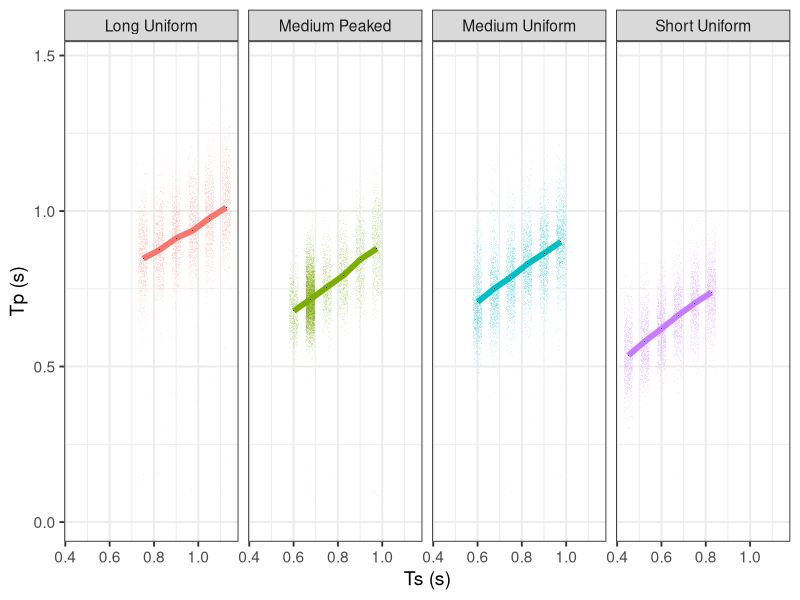
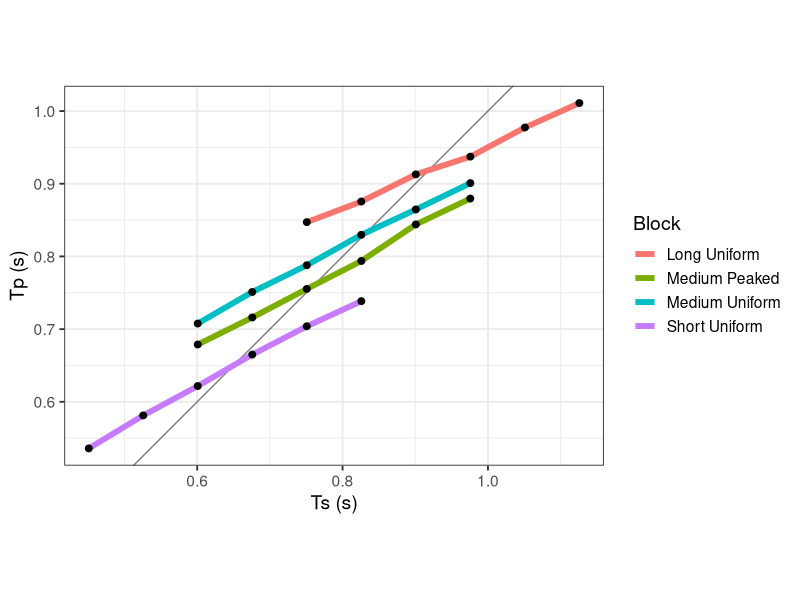

R code for these plots, in order:
# Analysis of the data from Acerbi et al. (2012)
# Cognitive Modelling: Basic Principles and Methods 20/21

library(data.table)
library(dplyr)
library(ggplot2)

theme_set(theme_bw(base_size = 14))


# Load and prepare data ---------------------------------------------------
d <- fread("AllData.csv")

str(d)

# There are some rows with missing data, so let's remove those
d[which(is.na(d)),]
d <- na.omit(d)

# Fix column types
d[, Subject := as.factor(Subject)]

# The presented intervals (int) include noise
# For the analysis, make a discrete version
d[, int_d := mean(int), by = .(Block, stim)]

d[,exp:="Exp1"]
d[grep("Medium",d$Block),exp:="Exp2"]

# Plot data ---------------------------------------------------------------

# Calculate average production times
d_avg <- d[, .(resp_subj = mean(resp)), by = .(Block, int_d, Subject)]
d_avg <- d_avg[, .(resp = mean(resp_subj)), by = .(Block, int_d)]

ggplot(d, aes(x = int_d, y = resp, colour = Block, group = Block)) +
  facet_grid(~ Block) +
  geom_jitter(width = .02, height = 0, alpha = .1, pch=".") +
  geom_line(data = d_avg, lwd = 2) +
  geom_point(data = d_avg, colour = "black", size = 2, pch=".") +
  guides(colour = FALSE) +
  labs(x = "Ts (s)", y = "Tp (s)")

ggplot(d, aes(x=int_d,y=resp,colour=Block)) +
  geom_abline(slope=1, alpha=.5) + 
  geom_line(data = d_avg, lwd = 2) +
  geom_point(data = d_avg, colour = "black", size = 2) +
  labs(x = "Ts (s)", y = "Tp (s)") + 
  coord_fixed()

## ---

# A difference plot like shown in the paper

if (FALSE) { 
  d_avg <- d[exp=="Exp2", .(resp = mean(resp)), by = .(stim, Subject,Block)]
  setorder(d_avg,stim,Subject,Block)
  
  plotdat <- d_avg[Block=="Medium Peaked",] 
  plotdat[,diff := d_avg[Block=="Medium Peaked",resp]-d_avg[Block=="Medium Uniform",resp]]
  
  plotdat <- plotdat[,mean(diff),by=stim]
  
  plotdat[,plot(V1)]
}

## ---


library(lme4)
library(lmerTest)

expdat <- d[exp=="Exp2",]
expdat[,intdev := int - mean(c(.600,.975))]
expdat[,cond:=ifelse(Block=="Medium Uniform",.5,-.5)]

summary(lmer(resp ~ intdev*cond + (1 | Subject), data=expdat))
